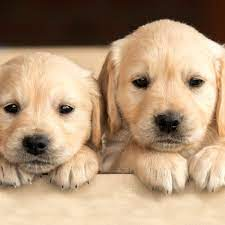
#> input picture hi/dog.jpg, 225 x 225 px
$ python first.py
#> lines starting #> are read from the running program, lines starting #| are printed output that depends on the picture

import cv2


#num = eval(input("請輸入1,2,3:"))
'''
if num == 1:
    cv2.imshow("image",img[0])
    cv2.waitKey(0)
elif num ==2:
    cv2.imshow("image",img[1])
    cv2.waitKey(0)
else:
    print("請再輸入一次")
'''
img = [cv2.imread("hi/cv.jpg"),cv2.imread("hi/dog.jpg"),cv2.imread("hi/dog1.jpg"),cv2.imread("hi/dog2.jpg"),cv2.imread("C:\\Users\\Patrick\\Desktop\\python0508\\hi\\hi2\\dog3.jpg")]
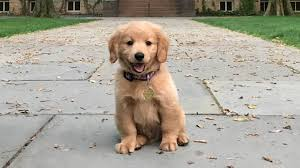
#> input picture hi/dog2.jpg, 300 x 168 px
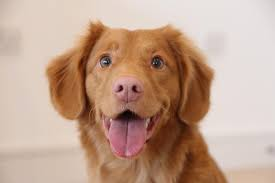
#> input picture hi/hi2/dog3.jpg, 275 x 183 px, found by its file name
i=0
while i < len(img):

    cv2.imshow("image",img[i])
    cv2.waitKey(1000)
    i+=1
